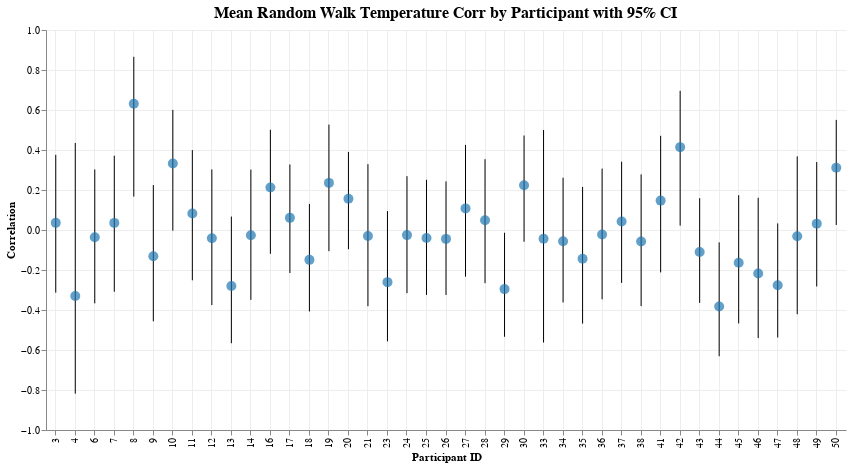

The notebook cell saved with this chart:
### Markdown cell above
## Random Correlation Baseline

### Code cell
col1, col2 = "random_walk", "temperature"

corr_by_trial = calculate_correlations_by_trial(df, col1, col2)
corr_by_participant = aggregate_correlations_fisher_z(
    corr_by_trial, f"{col1}_{col2}_corr", "participant_id", include_ci=True
)
plot_correlations_by_participant(corr_by_participant, f"{col1}_{col2}_corr")

### Figure 1 — Vega-Lite specification as saved in the notebook (floating-point values rounded to 4 significant figures)
{"config": {"view": {"continuousWidth": 300, "continuousHeight": 300, "strokeWidth": 0}, "axis": {"grid": true, "gridColor": "#ededed"}, "title": {"fontSize": 16, "anchor": "middle"}}, "layer": [{"mark": {"type": "rule"}, "encoding": {"x": {"axis": {"title": "Participant ID"}, "field": "participant_id", "type": "ordinal"}, "y": {"axis": {"title": "Correlation"}, "field": "participant_id_random_walk_temperature_corr_ci_lower", "scale": {"domain": [-1, 1]}, "type": "quantitative"}, "y2": {"field": "participant_id_random_walk_temperature_corr_ci_upper"}}}, {"mark": {"type": "circle", "color": "#1f77b4", "size": 100}, "encoding": {"tooltip": [{"field": "participant_id", "title": "Participant", "type": "nominal"}, {"field": "participant_id_random_walk_temperature_corr_mean", "format": ".3f", "title": "Mean Correlation", "type": "quantitative"}, {"field": "participant_id_random_walk_temperature_corr_ci_lower", "format": ".3f", "title": "CI Lower", "type": "quantitative"}, {"field": "participant_id_random_walk_temperature_corr_ci_upper", "format": ".3f", "title": "CI Upper", "type": "quantitative"}], "x": {"axis": {"title": "Participant ID"}, "field": "participant_id", "type": "ordinal"}, "y": {"field": "participant_id_random_walk_temperature_corr_mean", "type": "quantitative"}}}], "data": {"name": "data-002cd716f6f4d078b7a403c40522d2e7"}, "height": 400, "title": "Mean Random Walk Temperature Corr by Participant with 95% CI", "width": 800, "$schema": "https://vega.github.io/schema/vega-lite/v5.20.1.json", "datasets": {"data-002cd716f6f4d078b7a403c40522d2e7": [{"participant_id": 3, "participant_id_random_walk_temperature_corr_mean": 0.0357, "participant_id_random_walk_temperature_corr_ci_lower": -0.3131, "participant_id_random_walk_temperature_corr_ci_upper": 0.376}, {"participant_id": 4, "participant_id_random_walk_temperature_corr_mean": -0.3299, "participant_id_random_walk_temperature_corr_ci_lower": -0.8183, "participant_id_random_walk_temperature_corr_ci_upper": 0.4352}, {"participant_id": 6, "participant_id_random_walk_temperature_corr_mean": -0.03603, "participant_id_random_walk_temperature_corr_ci_lower": -0.3667, "participant_id_random_walk_temperature_corr_ci_upper": 0.3027}, {"participant_id": 7, "participant_id_random_walk_temperature_corr_mean": 0.03561, "participant_id_random_walk_temperature_corr_ci_lower": -0.3085, "participant_id_random_walk_temperature_corr_ci_upper": 0.3715}, {"participant_id": 8, "participant_id_random_walk_temperature_corr_mean": 0.6308, "participant_id_random_walk_temperature_corr_ci_lower": 0.1669, "participant_id_random_walk_temperature_corr_ci_upper": 0.8661}, {"participant_id": 9, "participant_id_random_walk_temperature_corr_mean": -0.1315, "participant_id_random_walk_temperature_corr_ci_lower": -0.4567, "participant_id_random_walk_temperature_corr_ci_upper": 0.2248}, {"participant_id": 10, "participant_id_random_walk_temperature_corr_mean": 0.3322, "participant_id_random_walk_temperature_corr_ci_lower": -0.003396, "participant_id_random_walk_temperature_corr_ci_upper": 0.6005}, {"participant_id": 11, "participant_id_random_walk_temperature_corr_mean": 0.08285, "participant_id_random_walk_temperature_corr_ci_lower": -0.2515, "participant_id_random_walk_temperature_corr_ci_upper": 0.3995}, {"participant_id": 12, "participant_id_random_walk_temperature_corr_mean": -0.04084, "participant_id_random_walk_temperature_corr_ci_lower": -0.3753, "participant_id_random_walk_temperature_corr_ci_upper": 0.303}, {"participant_id": 13, "participant_id_random_walk_temperature_corr_mean": -0.2796, "participant_id_random_walk_temperature_corr_ci_lower": -0.5661, "participant_id_random_walk_temperature_corr_ci_upper": 0.06723}, {"participant_id": 14, "participant_id_random_walk_temperature_corr_mean": -0.02657, "participant_id_random_walk_temperature_corr_ci_lower": -0.3494, "participant_id_random_walk_temperature_corr_ci_upper": 0.302}, {"participant_id": 16, "participant_id_random_walk_temperature_corr_mean": 0.2124, "participant_id_random_walk_temperature_corr_ci_lower": -0.1189, "participant_id_random_walk_temperature_corr_ci_upper": 0.5012}, {"participant_id": 17, "participant_id_random_walk_temperature_corr_mean": 0.06068, "participant_id_random_walk_temperature_corr_ci_lower": -0.2153, "participant_id_random_walk_temperature_corr_ci_upper": 0.3277}, {"participant_id": 18, "participant_id_random_walk_temperature_corr_mean": -0.1494, "participant_id_random_walk_temperature_corr_ci_lower": -0.4071, "participant_id_random_walk_temperature_corr_ci_upper": 0.1305}, {"participant_id": 19, "participant_id_random_walk_temperature_corr_mean": 0.2355, "participant_id_random_walk_temperature_corr_ci_lower": -0.1057, "participant_id_random_walk_temperature_corr_ci_upper": 0.5271}, {"participant_id": 20, "participant_id_random_walk_temperature_corr_mean": 0.1566, "participant_id_random_walk_temperature_corr_ci_lower": -0.09625, "participant_id_random_walk_temperature_corr_ci_upper": 0.3905}, {"participant_id": 21, "participant_id_random_walk_temperature_corr_mean": -0.02969, "participant_id_random_walk_temperature_corr_ci_lower": -0.381, "participant_id_random_walk_temperature_corr_ci_upper": 0.3291}, {"participant_id": 23, "participant_id_random_walk_temperature_corr_mean": -0.2607, "participant_id_random_walk_temperature_corr_ci_lower": -0.5571, "participant_id_random_walk_temperature_corr_ci_upper": 0.0946}, {"participant_id": 24, "participant_id_random_walk_temperature_corr_mean": -0.0256, "participant_id_random_walk_temperature_corr_ci_lower": -0.3159, "participant_id_random_walk_temperature_corr_ci_upper": 0.2691}, {"participant_id": 25, "participant_id_random_walk_temperature_corr_mean": -0.04002, "participant_id_random_walk_temperature_corr_ci_lower": -0.3245, "participant_id_random_walk_temperature_corr_ci_upper": 0.2511}, {"participant_id": 26, "participant_id_random_walk_temperature_corr_mean": -0.0444, "participant_id_random_walk_temperature_corr_ci_lower": -0.3246, "participant_id_random_walk_temperature_corr_ci_upper": 0.243}, {"participant_id": 27, "participant_id_random_walk_temperature_corr_mean": 0.108, "participant_id_random_walk_temperature_corr_ci_lower": -0.2332, "participant_id_random_walk_temperature_corr_ci_upper": 0.4255}, {"participant_id": 28, "participant_id_random_walk_temperature_corr_mean": 0.0488, "participant_id_random_walk_temperature_corr_ci_lower": -0.2658, "participant_id_random_walk_temperature_corr_ci_upper": 0.354}, {"participant_id": 29, "participant_id_random_walk_temperature_corr_mean": -0.2956, "participant_id_random_walk_temperature_corr_ci_lower": -0.5338, "participant_id_random_walk_temperature_corr_ci_upper": -0.01392}, {"participant_id": 30, "participant_id_random_walk_temperature_corr_mean": 0.2235, "participant_id_random_walk_temperature_corr_ci_lower": -0.05861, "participant_id_random_walk_temperature_corr_ci_upper": 0.4726}, {"participant_id": 33, "participant_id_random_walk_temperature_corr_mean": -0.04374, "participant_id_random_walk_temperature_corr_ci_lower": -0.5628, "participant_id_random_walk_temperature_corr_ci_upper": 0.5}, {"participant_id": 34, "participant_id_random_walk_temperature_corr_mean": -0.05591, "participant_id_random_walk_temperature_corr_ci_lower": -0.3624, "participant_id_random_walk_temperature_corr_ci_upper": 0.2615}, {"participant_id": 35, "participant_id_random_walk_temperature_corr_mean": -0.1434, "participant_id_random_walk_temperature_corr_ci_lower": -0.4679, "participant_id_random_walk_temperature_corr_ci_upper": 0.2152}, {"participant_id": 36, "participant_id_random_walk_temperature_corr_mean": -0.02221, "participant_id_random_walk_temperature_corr_ci_lower": -0.3466, "participant_id_random_walk_temperature_corr_ci_upper": 0.3069}, {"participant_id": 37, "participant_id_random_walk_temperature_corr_mean": 0.04238, "participant_id_random_walk_temperature_corr_ci_lower": -0.2645, "participant_id_random_walk_temperature_corr_ci_upper": 0.3415}, {"participant_id": 38, "participant_id_random_walk_temperature_corr_mean": -0.05736, "participant_id_random_walk_temperature_corr_ci_lower": -0.3804, "participant_id_random_walk_temperature_corr_ci_upper": 0.2782}, {"participant_id": 41, "participant_id_random_walk_temperature_corr_mean": 0.1469, "participant_id_random_walk_temperature_corr_ci_lower": -0.212, "participant_id_random_walk_temperature_corr_ci_upper": 0.4709}, {"participant_id": 42, "participant_id_random_walk_temperature_corr_mean": 0.4142, "participant_id_random_walk_temperature_corr_ci_lower": 0.02179, "participant_id_random_walk_temperature_corr_ci_upper": 0.6961}, {"participant_id": 43, "participant_id_random_walk_temperature_corr_mean": -0.1103, "participant_id_random_walk_temperature_corr_ci_lower": -0.3645, "participant_id_random_walk_temperature_corr_ci_upper": 0.1591}, {"participant_id": 44, "participant_id_random_walk_temperature_corr_mean": -0.3823, "participant_id_random_walk_temperature_corr_ci_lower": -0.6312, "participant_id_random_walk_temperature_corr_ci_upper": -0.06191}, {"participant_id": 45, "participant_id_random_walk_temperature_corr_mean": -0.1638, "participant_id_random_walk_temperature_corr_ci_lower": -0.4672, "participant_id_random_walk_temperature_corr_ci_upper": 0.1741}, {"participant_id": 46, "participant_id_random_walk_temperature_corr_mean": -0.2175, "participant_id_random_walk_temperature_corr_ci_lower": -0.5403, "participant_id_random_walk_temperature_corr_ci_upper": 0.1611}, {"participant_id": 47, "participant_id_random_walk_temperature_corr_mean": -0.2766, "participant_id_random_walk_temperature_corr_ci_lower": -0.5377, "participant_id_random_walk_temperature_corr_ci_upper": 0.03296}, {"participant_id": 48, "participant_id_random_walk_temperature_corr_mean": -0.03153, "participant_id_random_walk_temperature_corr_ci_lower": -0.4212, "participant_id_random_walk_temperature_corr_ci_upper": 0.368}, {"participant_id": 49, "participant_id_random_walk_temperature_corr_mean": 0.03172, "participant_id_random_walk_temperature_corr_ci_lower": -0.2824, "participant_id_random_walk_temperature_corr_ci_upper": 0.3397}, {"participant_id": 50, "participant_id_random_walk_temperature_corr_mean": 0.3114, "participant_id_random_walk_temperature_corr_ci_lower": 0.02502, "participant_id_random_walk_temperature_corr_ci_upper": 0.5505}]}}
